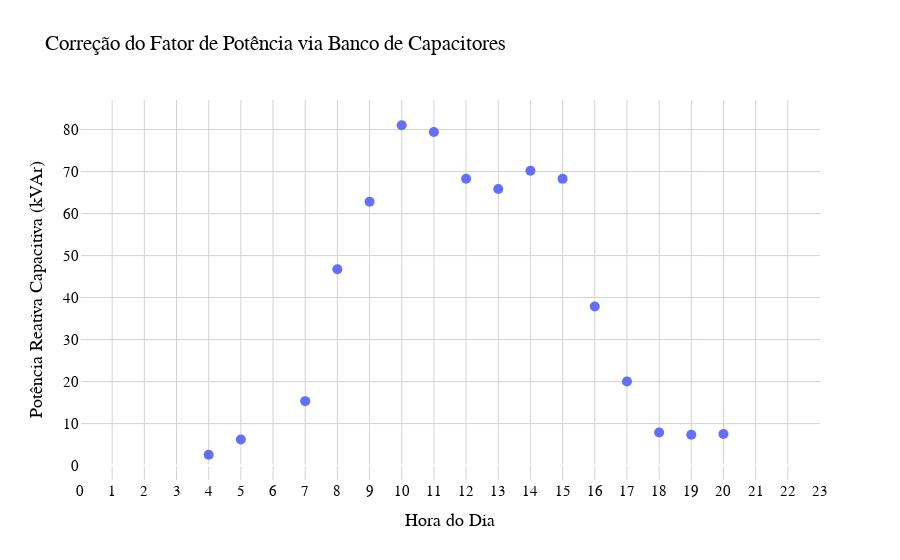

Notebook source saved alongside this figure:
### Markdown cell above
## Controle do Fator de Potência 

Para o controle do Fator de Potência da indústria, será utilizado um banco de capacitores para corrigir o reativo produzido pela indústria e aumentar o fator de potência de modo que ${FP} \geq {FP}_{min} = 0.94$.

A quantidade de Potência Reativa Capacitiva necessária para aumentar o fator de potência é calculada por:


$$Q_{capacitivo} = P\cdot [\tan(\arccos({FP}))-\tan(\arccos({FP}_{min}))]$$

---

### Code cell
# Plotando as Curvas de Cargas Ativas

fig = go.Figure()

# Parâmetros do Gráfico
fig.update_layout(
    title='Correção do Fator de Potência via Banco de Capacitores',
    xaxis_title='Hora do Dia',
    yaxis_title='Potência Reativa Capacitiva (kVAr)',
    legend_title='Bancos de Capacitores',
    plot_bgcolor='white',
    font=dict(
        family='Arial',
        size=15,
        color='black'
    ),
    xaxis=dict(
        gridcolor='lightgray',
        tickmode = 'linear',
        dtick = 1,
        range=[0,23]
    ),
    yaxis=dict(
        gridcolor='lightgray'
    )
)

# Calculando a quantidade necessária de potência reativa capacitiva
df['Reativo Capacitivo Calculado'] = df['Potência Total']*(df['FP'].apply(np.arccos).apply(np.tan)-np.tan(np.arccos(0.94)))

# Desconsiderando valores negativos (ou seja, quando não é necessária a correção)
df['Reativo Capacitivo Calculado'] = df['Reativo Capacitivo Calculado'].apply(lambda x: None if x <= 0 else x)

fig.add_trace(go.Scatter(
    x=df['Hora'],
    y=df['Reativo Capacitivo Calculado'],
    name='Reativo Capacitivo Calculado',
    mode='markers',
    marker=dict(
        size=10
        )
    )
)

fig.show()

### Figure 1 — Plotly figure (JSON) as saved in the notebook; plotly's stock layout.template omitted (floating-point values rounded to 4 significant figures)
{"data": [{"marker": {"size": 10}, "mode": "markers", "name": "Reativo Capacitivo Calculado", "type": "scatter", "x": [0, 1, 2, 3, 4, 5, 6, 7, 8, 9, 10, 11, 12, 13, 14, 15, 16, 17, 18, 19, 20, 21, 22, 23], "y": [null, null, null, null, 2.581, 6.192, null, 15.34, 46.75, 62.82, 81.03, 79.41, 68.29, 65.86, 70.18, 68.27, 37.89, 20.01, 7.882, 7.341, 7.541, null, null, null]}], "layout": {"font": {"color": "black", "family": "Arial", "size": 15}, "legend": {"title": {"text": "Bancos de Capacitores"}}, "plot_bgcolor": "white", "title": {"text": "Correção do Fator de Potência via Banco de Capacitores"}, "xaxis": {"dtick": 1, "gridcolor": "lightgray", "range": [0, 23], "tickmode": "linear", "title": {"text": "Hora do Dia"}}, "yaxis": {"gridcolor": "lightgray", "title": {"text": "Potência Reativa Capacitiva (kVAr)"}}}}
